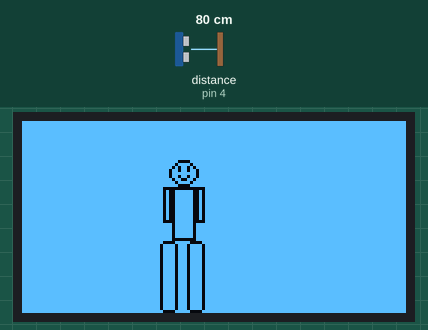
Simulated run of this sketch. Board: Arduino Uno, built with avr-gcc and run on an emulated ATmega328P. Parts: 128×64 one-colour display. Wiring (inferred from the names in the program): ultrasonic range finder: trigger pin 8; echo pin 4. Inputs (shaded band) come from the test bench; at power-on: distance to the obstacle (sensor on pin 4) 80 cm. The echo pulse lasts 58.3 µs per cm; what the sketch prints to the serial monitor is not drawn.

Above: at 1.2 s.
1.3 s: distance to the obstacle (sensor on pin 4) set to 18 cm
2.8 s: distance to the obstacle (sensor on pin 4) set to 13 cm
At 3.6 s:
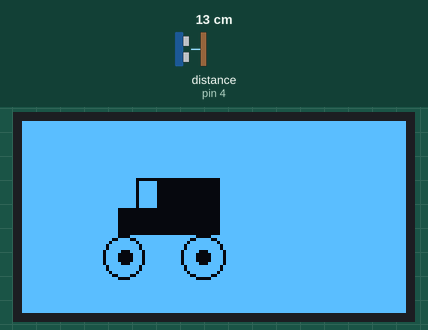
4.3 s: distance to the obstacle (sensor on pin 4) set to 35 cm
At 5.5 s:
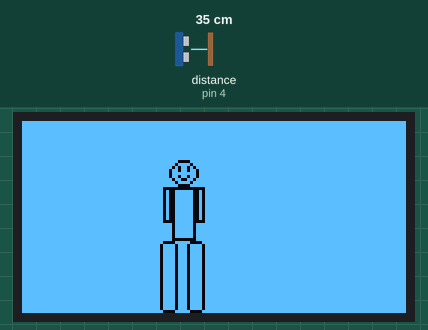
5.8 s: distance to the obstacle (sensor on pin 4) set to 2 cm
At 7.2 s:
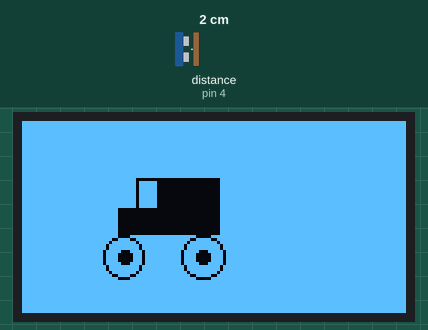
Timing chart, 0 to 8.3 s (numbered marks = the images above; inputs shaded):
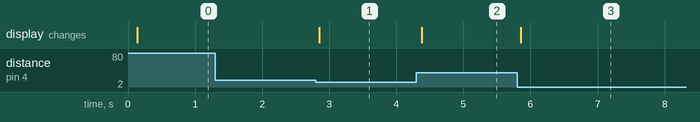

The sketch:

milo.ino
```cpp
#define trig 8
#define echo 4
#include <Wire.h>
#include <Adafruit_GFX.h>
#include <Adafruit_SSD1306.h>

#define ANCHO_PANTALLA 128
#define ALTO_PANTALLA 64

// El pin de reset no se utiliza (-1)
#define OLED_RESET -1
Adafruit_SSD1306 display(ANCHO_PANTALLA, ALTO_PANTALLA, &Wire, OLED_RESET);

// 'New Piskel', 128x64px
const unsigned char autito [] PROGMEM = {
  0xff, 0xff, 0xff, 0xff, 0xff, 0xff, 0xff, 0xff, 0xff, 0xff, 0xff, 0xff, 0xff, 0xff, 0xff, 0xff,
  0xff, 0xff, 0xff, 0xff, 0xff, 0xff, 0xff, 0xff, 0xff, 0xff, 0xff, 0xff, 0xff, 0xff, 0xff, 0xff,
  0xff, 0xff, 0xff, 0xff, 0xff, 0xff, 0xff, 0xff, 0xff, 0xff, 0xff, 0xff, 0xff, 0xff, 0xff, 0xff,
  0xff, 0xff, 0xff, 0xff, 0xff, 0xff, 0xff, 0xff, 0xff, 0xff, 0xff, 0xff, 0xff, 0xff, 0xff, 0xff,
  0xff, 0xff, 0xff, 0xff, 0xff, 0xff, 0xff, 0xff, 0xff, 0xff, 0xff, 0xff, 0xff, 0xff, 0xff, 0xff,
  0xff, 0xff, 0xff, 0xff, 0xff, 0xff, 0xff, 0xff, 0xff, 0xff, 0xff, 0xff, 0xff, 0xff, 0xff, 0xff,
  0xff, 0xff, 0xff, 0xff, 0xff, 0xff, 0xff, 0xff, 0xff, 0xff, 0xff, 0xff, 0xff, 0xff, 0xff, 0xff,
  0xff, 0xff, 0xff, 0xff, 0xff, 0xff, 0xff, 0xff, 0xff, 0xff, 0xff, 0xff, 0xff, 0xff, 0xff, 0xff,
  0xff, 0xff, 0xff, 0xff, 0xff, 0xff, 0xff, 0xff, 0xff, 0xff, 0xff, 0xff, 0xff, 0xff, 0xff, 0xff,
  0xff, 0xff, 0xff, 0xff, 0xff, 0xff, 0xff, 0xff, 0xff, 0xff, 0xff, 0xff, 0xff, 0xff, 0xff, 0xff,
  0xff, 0xff, 0xff, 0xff, 0xff, 0xff, 0xff, 0xff, 0xff, 0xff, 0xff, 0xff, 0xff, 0xff, 0xff, 0xff,
  0xff, 0xff, 0xff, 0xff, 0xff, 0xff, 0xff, 0xff, 0xff, 0xff, 0xff, 0xff, 0xff, 0xff, 0xff, 0xff,
  0xff, 0xff, 0xff, 0xff, 0xff, 0xff, 0xff, 0xff, 0xff, 0xff, 0xff, 0xff, 0xff, 0xff, 0xff, 0xff,
  0xff, 0xff, 0xff, 0xff, 0xff, 0xff, 0xff, 0xff, 0xff, 0xff, 0xff, 0xff, 0xff, 0xff, 0xff, 0xff,
  0xff, 0xff, 0xff, 0xff, 0xff, 0xff, 0xff, 0xff, 0xff, 0xff, 0xff, 0xff, 0xff, 0xff, 0xff, 0xff,
  0xff, 0xff, 0xff, 0xff, 0xff, 0xff, 0xff, 0xff, 0xff, 0xff, 0xff, 0xff, 0xff, 0xff, 0xff, 0xff,
  0xff, 0xff, 0xff, 0xff, 0xff, 0xff, 0xff, 0xff, 0xff, 0xff, 0xff, 0xff, 0xff, 0xff, 0xff, 0xff,
  0xff, 0xff, 0xff, 0xff, 0xff, 0xff, 0xff, 0xff, 0xff, 0xff, 0xff, 0xff, 0xff, 0xff, 0xff, 0xff,
  0xff, 0xff, 0xff, 0xff, 0xff, 0xff, 0xff, 0xff, 0xff, 0xff, 0xff, 0xff, 0xff, 0xff, 0xff, 0xff,
  0xff, 0xff, 0xff, 0xff, 0xfc, 0x00, 0x00, 0x00, 0x3f, 0xff, 0xff, 0xff, 0xff, 0xff, 0xff, 0xff,
  0xff, 0xff, 0xff, 0xff, 0xfd, 0xf8, 0x00, 0x00, 0x3f, 0xff, 0xff, 0xff, 0xff, 0xff, 0xff, 0xff,
  0xff, 0xff, 0xff, 0xff, 0xfd, 0xf8, 0x00, 0x00, 0x3f, 0xff, 0xff, 0xff, 0xff, 0xff, 0xff, 0xff,
  0xff, 0xff, 0xff, 0xff, 0xfd, 0xf8, 0x00, 0x00, 0x3f, 0xff, 0xff, 0xff, 0xff, 0xff, 0xff, 0xff,
  0xff, 0xff, 0xff, 0xff, 0xfd, 0xf8, 0x00, 0x00, 0x3f, 0xff, 0xff, 0xff, 0xff, 0xff, 0xff, 0xff,
  0xff, 0xff, 0xff, 0xff, 0xfd, 0xf8, 0x00, 0x00, 0x3f, 0xff, 0xff, 0xff, 0xff, 0xff, 0xff, 0xff,
  0xff, 0xff, 0xff, 0xff, 0xfd, 0xf8, 0x00, 0x00, 0x3f, 0xff, 0xff, 0xff, 0xff, 0xff, 0xff, 0xff,
  0xff, 0xff, 0xff, 0xff, 0xfd, 0xf8, 0x00, 0x00, 0x3f, 0xff, 0xff, 0xff, 0xff, 0xff, 0xff, 0xff,
  0xff, 0xff, 0xff, 0xff, 0xfd, 0xf8, 0x00, 0x00, 0x3f, 0xff, 0xff, 0xff, 0xff, 0xff, 0xff, 0xff,
  0xff, 0xff, 0xff, 0xff, 0xfd, 0xf8, 0x00, 0x00, 0x3f, 0xff, 0xff, 0xff, 0xff, 0xff, 0xff, 0xff,
  0xff, 0xff, 0xff, 0xff, 0x00, 0x00, 0x00, 0x00, 0x3f, 0xff, 0xff, 0xff, 0xff, 0xff, 0xff, 0xff,
  0xff, 0xff, 0xff, 0xff, 0x00, 0x00, 0x00, 0x00, 0x3f, 0xff, 0xff, 0xff, 0xff, 0xff, 0xff, 0xff,
  0xff, 0xff, 0xff, 0xff, 0x00, 0x00, 0x00, 0x00, 0x3f, 0xff, 0xff, 0xff, 0xff, 0xff, 0xff, 0xff,
  0xff, 0xff, 0xff, 0xff, 0x00, 0x00, 0x00, 0x00, 0x3f, 0xff, 0xff, 0xff, 0xff, 0xff, 0xff, 0xff,
  0xff, 0xff, 0xff, 0xff, 0x00, 0x00, 0x00, 0x00, 0x3f, 0xff, 0xff, 0xff, 0xff, 0xff, 0xff, 0xff,
  0xff, 0xff, 0xff, 0xff, 0x00, 0x00, 0x00, 0x00, 0x3f, 0xff, 0xff, 0xff, 0xff, 0xff, 0xff, 0xff,
  0xff, 0xff, 0xff, 0xff, 0x00, 0x00, 0x00, 0x00, 0x3f, 0xff, 0xff, 0xff, 0xff, 0xff, 0xff, 0xff,
  0xff, 0xff, 0xff, 0xff, 0x00, 0x00, 0x00, 0x00, 0x3f, 0xff, 0xff, 0xff, 0xff, 0xff, 0xff, 0xff,
  0xff, 0xff, 0xff, 0xff, 0x00, 0x00, 0x00, 0x00, 0x3f, 0xff, 0xff, 0xff, 0xff, 0xff, 0xff, 0xff,
  0xff, 0xff, 0xff, 0xff, 0x0f, 0xff, 0xff, 0xc1, 0xff, 0xff, 0xff, 0xff, 0xff, 0xff, 0xff, 0xff,
  0xff, 0xff, 0xff, 0xfc, 0xf3, 0xff, 0xff, 0x3e, 0x7f, 0xff, 0xff, 0xff, 0xff, 0xff, 0xff, 0xff,
  0xff, 0xff, 0xff, 0xfb, 0xfd, 0xff, 0xfe, 0xff, 0xbf, 0xff, 0xff, 0xff, 0xff, 0xff, 0xff, 0xff,
  0xff, 0xff, 0xff, 0xf7, 0xfe, 0xff, 0xfd, 0xff, 0xdf, 0xff, 0xff, 0xff, 0xff, 0xff, 0xff, 0xff,
  0xff, 0xff, 0xff, 0xf7, 0xfe, 0xff, 0xfd, 0xff, 0xdf, 0xff, 0xff, 0xff, 0xff, 0xff, 0xff, 0xff,
  0xff, 0xff, 0xff, 0xef, 0x8f, 0x7f, 0xfb, 0xe3, 0xef, 0xff, 0xff, 0xff, 0xff, 0xff, 0xff, 0xff,
  0xff, 0xff, 0xff, 0xef, 0x07, 0x7f, 0xfb, 0xc1, 0xef, 0xff, 0xff, 0xff, 0xff, 0xff, 0xff, 0xff,
  0xff, 0xff, 0xff, 0xef, 0x07, 0x7f, 0xfb, 0xc1, 0xef, 0xff, 0xff, 0xff, 0xff, 0xff, 0xff, 0xff,
  0xff, 0xff, 0xff, 0xef, 0x07, 0x7f, 0xfb, 0xc1, 0xef, 0xff, 0xff, 0xff, 0xff, 0xff, 0xff, 0xff,
  0xff, 0xff, 0xff, 0xef, 0x8f, 0x7f, 0xfb, 0xe3, 0xef, 0xff, 0xff, 0xff, 0xff, 0xff, 0xff, 0xff,
  0xff, 0xff, 0xff, 0xf7, 0xfe, 0xff, 0xfd, 0xff, 0xdf, 0xff, 0xff, 0xff, 0xff, 0xff, 0xff, 0xff,
  0xff, 0xff, 0xff, 0xf7, 0xfe, 0xff, 0xfd, 0xff, 0xdf, 0xff, 0xff, 0xff, 0xff, 0xff, 0xff, 0xff,
  0xff, 0xff, 0xff, 0xfb, 0xfd, 0xff, 0xfe, 0xff, 0xbf, 0xff, 0xff, 0xff, 0xff, 0xff, 0xff, 0xff,
  0xff, 0xff, 0xff, 0xfc, 0xf3, 0xff, 0xff, 0x3e, 0x7f, 0xff, 0xff, 0xff, 0xff, 0xff, 0xff, 0xff,
  0xff, 0xff, 0xff, 0xff, 0x0f, 0xff, 0xff, 0xc1, 0xff, 0xff, 0xff, 0xff, 0xff, 0xff, 0xff, 0xff,
  0xff, 0xff, 0xff, 0xff, 0xff, 0xff, 0xff, 0xff, 0xff, 0xff, 0xff, 0xff, 0xff, 0xff, 0xff, 0xff,
  0xff, 0xff, 0xff, 0xff, 0xff, 0xff, 0xff, 0xff, 0xff, 0xff, 0xff, 0xff, 0xff, 0xff, 0xff, 0xff,
  0xff, 0xff, 0xff, 0xff, 0xff, 0xff, 0xff, 0xff, 0xff, 0xff, 0xff, 0xff, 0xff, 0xff, 0xff, 0xff,
  0xff, 0xff, 0xff, 0xff, 0xff, 0xff, 0xff, 0xff, 0xff, 0xff, 0xff, 0xff, 0xff, 0xff, 0xff, 0xff,
  0xff, 0xff, 0xff, 0xff, 0xff, 0xff, 0xff, 0xff, 0xff, 0xff, 0xff, 0xff, 0xff, 0xff, 0xff, 0xff,
  0xff, 0xff, 0xff, 0xff, 0xff, 0xff, 0xff, 0xff, 0xff, 0xff, 0xff, 0xff, 0xff, 0xff, 0xff, 0xff,
  0xff, 0xff, 0xff, 0xff, 0xff, 0xff, 0xff, 0xff, 0xff, 0xff, 0xff, 0xff, 0xff, 0xff, 0xff, 0xff,
  0xff, 0xff, 0xff, 0xff, 0xff, 0xff, 0xff, 0xff, 0xff, 0xff, 0xff, 0xff, 0xff, 0xff, 0xff, 0xff,
  0xff, 0xff, 0xff, 0xff, 0xff, 0xff, 0xff, 0xff, 0xff, 0xff, 0xff, 0xff, 0xff, 0xff, 0xff, 0xff,
  0xff, 0xff, 0xff, 0xff, 0xff, 0xff, 0xff, 0xff, 0xff, 0xff, 0xff, 0xff, 0xff, 0xff, 0xff, 0xff,
  0xff, 0xff, 0xff, 0xff, 0xff, 0xff, 0xff, 0xff, 0xff, 0xff, 0xff, 0xff, 0xff, 0xff, 0xff, 0xff
};

// 'New Piskel (1)', 128x64px
const unsigned char keke [] PROGMEM = {
  0xff, 0xff, 0xff, 0xff, 0xff, 0xff, 0xff, 0xff, 0xff, 0xff, 0xff, 0xff, 0xff, 0xff, 0xff, 0xff,
  0xff, 0xff, 0xff, 0xff, 0xff, 0xff, 0xff, 0xff, 0xff, 0xff, 0xff, 0xff, 0xff, 0xff, 0xff, 0xff,
  0xff, 0xff, 0xff, 0xff, 0xff, 0xff, 0xff, 0xff, 0xff, 0xff, 0xff, 0xff, 0xff, 0xff, 0xff, 0xff,
  0xff, 0xff, 0xff, 0xff, 0xff, 0xff, 0xff, 0xff, 0xff, 0xff, 0xff, 0xff, 0xff, 0xff, 0xff, 0xff,
  0xff, 0xff, 0xff, 0xff, 0xff, 0xff, 0xff, 0xff, 0xff, 0xff, 0xff, 0xff, 0xff, 0xff, 0xff, 0xff,
  0xff, 0xff, 0xff, 0xff, 0xff, 0xff, 0xff, 0xff, 0xff, 0xff, 0xff, 0xff, 0xff, 0xff, 0xff, 0xff,
  0xff, 0xff, 0xff, 0xff, 0xff, 0xff, 0xff, 0xff, 0xff, 0xff, 0xff, 0xff, 0xff, 0xff, 0xff, 0xff,
  0xff, 0xff, 0xff, 0xff, 0xff, 0xff, 0xff, 0xff, 0xff, 0xff, 0xff, 0xff, 0xff, 0xff, 0xff, 0xff,
  0xff, 0xff, 0xff, 0xff, 0xff, 0xff, 0xff, 0xff, 0xff, 0xff, 0xff, 0xff, 0xff, 0xff, 0xff, 0xff,
  0xff, 0xff, 0xff, 0xff, 0xff, 0xff, 0xff, 0xff, 0xff, 0xff, 0xff, 0xff, 0xff, 0xff, 0xff, 0xff,
  0xff, 0xff, 0xff, 0xff, 0xff, 0xff, 0xff, 0xff, 0xff, 0xff, 0xff, 0xff, 0xff, 0xff, 0xff, 0xff,
  0xff, 0xff, 0xff, 0xff, 0xff, 0xff, 0xff, 0xff, 0xff, 0xff, 0xff, 0xff, 0xff, 0xff, 0xff, 0xff,
  0xff, 0xff, 0xff, 0xff, 0xff, 0xff, 0xff, 0xff, 0xff, 0xff, 0xff, 0xff, 0xff, 0xff, 0xff, 0xff,
  0xff, 0xff, 0xff, 0xff, 0xff, 0xff, 0xf0, 0xff, 0xff, 0xff, 0xff, 0xff, 0xff, 0xff, 0xff, 0xff,
  0xff, 0xff, 0xff, 0xff, 0xff, 0xff, 0xef, 0x7f, 0xff, 0xff, 0xff, 0xff, 0xff, 0xff, 0xff, 0xff,
  0xff, 0xff, 0xff, 0xff, 0xff, 0xff, 0xd6, 0xbf, 0xff, 0xff, 0xff, 0xff, 0xff, 0xff, 0xff, 0xff,
  0xff, 0xff, 0xff, 0xff, 0xff, 0xff, 0xb6, 0xdf, 0xff, 0xff, 0xff, 0xff, 0xff, 0xff, 0xff, 0xff,
  0xff, 0xff, 0xff, 0xff, 0xff, 0xff, 0xbf, 0xdf, 0xff, 0xff, 0xff, 0xff, 0xff, 0xff, 0xff, 0xff,
  0xff, 0xff, 0xff, 0xff, 0xff, 0xff, 0xb6, 0xdf, 0xff, 0xff, 0xff, 0xff, 0xff, 0xff, 0xff, 0xff,
  0xff, 0xff, 0xff, 0xff, 0xff, 0xff, 0xd9, 0xbf, 0xff, 0xff, 0xff, 0xff, 0xff, 0xff, 0xff, 0xff,
  0xff, 0xff, 0xff, 0xff, 0xff, 0xff, 0xef, 0x7f, 0xff, 0xff, 0xff, 0xff, 0xff, 0xff, 0xff, 0xff,
  0xff, 0xff, 0xff, 0xff, 0xff, 0xff, 0xf0, 0xff, 0xff, 0xff, 0xff, 0xff, 0xff, 0xff, 0xff, 0xff,
  0xff, 0xff, 0xff, 0xff, 0xff, 0xfe, 0x00, 0x07, 0xff, 0xff, 0xff, 0xff, 0xff, 0xff, 0xff, 0xff,
  0xff, 0xff, 0xff, 0xff, 0xff, 0xfe, 0x9f, 0x97, 0xff, 0xff, 0xff, 0xff, 0xff, 0xff, 0xff, 0xff,
  0xff, 0xff, 0xff, 0xff, 0xff, 0xfe, 0x9f, 0x97, 0xff, 0xff, 0xff, 0xff, 0xff, 0xff, 0xff, 0xff,
  0xff, 0xff, 0xff, 0xff, 0xff, 0xfe, 0x9f, 0x97, 0xff, 0xff, 0xff, 0xff, 0xff, 0xff, 0xff, 0xff,
  0xff, 0xff, 0xff, 0xff, 0xff, 0xfe, 0x9f, 0x97, 0xff, 0xff, 0xff, 0xff, 0xff, 0xff, 0xff, 0xff,
  0xff, 0xff, 0xff, 0xff, 0xff, 0xfe, 0x9f, 0x97, 0xff, 0xff, 0xff, 0xff, 0xff, 0xff, 0xff, 0xff,
  0xff, 0xff, 0xff, 0xff, 0xff, 0xfe, 0x9f, 0x97, 0xff, 0xff, 0xff, 0xff, 0xff, 0xff, 0xff, 0xff,
  0xff, 0xff, 0xff, 0xff, 0xff, 0xfe, 0x9f, 0x97, 0xff, 0xff, 0xff, 0xff, 0xff, 0xff, 0xff, 0xff,
  0xff, 0xff, 0xff, 0xff, 0xff, 0xfe, 0x9f, 0x97, 0xff, 0xff, 0xff, 0xff, 0xff, 0xff, 0xff, 0xff,
  0xff, 0xff, 0xff, 0xff, 0xff, 0xfe, 0x9f, 0x97, 0xff, 0xff, 0xff, 0xff, 0xff, 0xff, 0xff, 0xff,
  0xff, 0xff, 0xff, 0xff, 0xff, 0xfe, 0x9f, 0x97, 0xff, 0xff, 0xff, 0xff, 0xff, 0xff, 0xff, 0xff,
  0xff, 0xff, 0xff, 0xff, 0xff, 0xfe, 0x1f, 0x87, 0xff, 0xff, 0xff, 0xff, 0xff, 0xff, 0xff, 0xff,
  0xff, 0xff, 0xff, 0xff, 0xff, 0xff, 0xdf, 0xbf, 0xff, 0xff, 0xff, 0xff, 0xff, 0xff, 0xff, 0xff,
  0xff, 0xff, 0xff, 0xff, 0xff, 0xff, 0xdf, 0xbf, 0xff, 0xff, 0xff, 0xff, 0xff, 0xff, 0xff, 0xff,
  0xff, 0xff, 0xff, 0xff, 0xff, 0xff, 0xdf, 0xbf, 0xff, 0xff, 0xff, 0xff, 0xff, 0xff, 0xff, 0xff,
  0xff, 0xff, 0xff, 0xff, 0xff, 0xff, 0xdf, 0xbf, 0xff, 0xff, 0xff, 0xff, 0xff, 0xff, 0xff, 0xff,
  0xff, 0xff, 0xff, 0xff, 0xff, 0xff, 0xdf, 0xbf, 0xff, 0xff, 0xff, 0xff, 0xff, 0xff, 0xff, 0xff,
  0xff, 0xff, 0xff, 0xff, 0xff, 0xff, 0xc0, 0x3f, 0xff, 0xff, 0xff, 0xff, 0xff, 0xff, 0xff, 0xff,
  0xff, 0xff, 0xff, 0xff, 0xff, 0xfe, 0x1f, 0x0f, 0xff, 0xff, 0xff, 0xff, 0xff, 0xff, 0xff, 0xff,
  0xff, 0xff, 0xff, 0xff, 0xff, 0xfd, 0xee, 0xf7, 0xff, 0xff, 0xff, 0xff, 0xff, 0xff, 0xff, 0xff,
  0xff, 0xff, 0xff, 0xff, 0xff, 0xfd, 0xee, 0xf7, 0xff, 0xff, 0xff, 0xff, 0xff, 0xff, 0xff, 0xff,
  0xff, 0xff, 0xff, 0xff, 0xff, 0xfd, 0xee, 0xf7, 0xff, 0xff, 0xff, 0xff, 0xff, 0xff, 0xff, 0xff,
  0xff, 0xff, 0xff, 0xff, 0xff, 0xfd, 0xee, 0xf7, 0xff, 0xff, 0xff, 0xff, 0xff, 0xff, 0xff, 0xff,
  0xff, 0xff, 0xff, 0xff, 0xff, 0xfd, 0xee, 0xf7, 0xff, 0xff, 0xff, 0xff, 0xff, 0xff, 0xff, 0xff,
  0xff, 0xff, 0xff, 0xff, 0xff, 0xfd, 0xee, 0xf7, 0xff, 0xff, 0xff, 0xff, 0xff, 0xff, 0xff, 0xff,
  0xff, 0xff, 0xff, 0xff, 0xff, 0xfd, 0xee, 0xf7, 0xff, 0xff, 0xff, 0xff, 0xff, 0xff, 0xff, 0xff,
  0xff, 0xff, 0xff, 0xff, 0xff, 0xfd, 0xee, 0xf7, 0xff, 0xff, 0xff, 0xff, 0xff, 0xff, 0xff, 0xff,
  0xff, 0xff, 0xff, 0xff, 0xff, 0xfd, 0xee, 0xf7, 0xff, 0xff, 0xff, 0xff, 0xff, 0xff, 0xff, 0xff,
  0xff, 0xff, 0xff, 0xff, 0xff, 0xfd, 0xee, 0xf7, 0xff, 0xff, 0xff, 0xff, 0xff, 0xff, 0xff, 0xff,
  0xff, 0xff, 0xff, 0xff, 0xff, 0xfd, 0xee, 0xf7, 0xff, 0xff, 0xff, 0xff, 0xff, 0xff, 0xff, 0xff,
  0xff, 0xff, 0xff, 0xff, 0xff, 0xfd, 0xee, 0xf7, 0xff, 0xff, 0xff, 0xff, 0xff, 0xff, 0xff, 0xff,
  0xff, 0xff, 0xff, 0xff, 0xff, 0xfd, 0xee, 0xf7, 0xff, 0xff, 0xff, 0xff, 0xff, 0xff, 0xff, 0xff,
  0xff, 0xff, 0xff, 0xff, 0xff, 0xfd, 0xee, 0xf7, 0xff, 0xff, 0xff, 0xff, 0xff, 0xff, 0xff, 0xff,
  0xff, 0xff, 0xff, 0xff, 0xff, 0xfd, 0xee, 0xf7, 0xff, 0xff, 0xff, 0xff, 0xff, 0xff, 0xff, 0xff,
  0xff, 0xff, 0xff, 0xff, 0xff, 0xfd, 0xee, 0xf7, 0xff, 0xff, 0xff, 0xff, 0xff, 0xff, 0xff, 0xff,
  0xff, 0xff, 0xff, 0xff, 0xff, 0xfd, 0xee, 0xf7, 0xff, 0xff, 0xff, 0xff, 0xff, 0xff, 0xff, 0xff,
  0xff, 0xff, 0xff, 0xff, 0xff, 0xfd, 0xee, 0xf7, 0xff, 0xff, 0xff, 0xff, 0xff, 0xff, 0xff, 0xff,
  0xff, 0xff, 0xff, 0xff, 0xff, 0xfd, 0xee, 0xf7, 0xff, 0xff, 0xff, 0xff, 0xff, 0xff, 0xff, 0xff,
  0xff, 0xff, 0xff, 0xff, 0xff, 0xfd, 0xee, 0xf7, 0xff, 0xff, 0xff, 0xff, 0xff, 0xff, 0xff, 0xff,
  0xff, 0xff, 0xff, 0xff, 0xff, 0xfd, 0xee, 0xf7, 0xff, 0xff, 0xff, 0xff, 0xff, 0xff, 0xff, 0xff,
  0xff, 0xff, 0xff, 0xff, 0xff, 0xfd, 0xee, 0xf7, 0xff, 0xff, 0xff, 0xff, 0xff, 0xff, 0xff, 0xff,
  0xff, 0xff, 0xff, 0xff, 0xff, 0xfe, 0x1f, 0x0f, 0xff, 0xff, 0xff, 0xff, 0xff, 0xff, 0xff, 0xff
};


void setup() {
  Serial.begin(9600);    // Inicializa el puerto serie
  pinMode(trig, OUTPUT); // Configura el pin Trig como salida
  pinMode(echo, INPUT);  // Configura el pin Echo como entrada

  // Iniciar la pantalla OLED en la dirección I2C 0x3C
  if (!display.begin(SSD1306_SWITCHCAPVCC, 0x3C)) {
    Serial.println(F("Fallo al encontrar la pantalla OLED"));
    while (true);
  }

  // Limpiar búfer
  display.clearDisplay();

  // Configurar texto por si decides usarlo luego
  display.setTextSize(1);
  display.setTextColor(SSD1306_WHITE);
  display.setCursor(0, 10);

  // Mostrar la imagen del robot centrada y ocupando el lienzo
  display.drawBitmap(0, 0, autito , 128, 64, SSD1306_WHITE);
  display.display();
}

void loop() {
  digitalWrite(trig, HIGH);
  delayMicroseconds(10);
  digitalWrite(trig, LOW);

  int t = pulseIn(echo, HIGH);
  int d = t / 59;
  Serial.println(d);

  if (d == 0) {
    d = 100;
  }

  if (d < 15) {
    display.clearDisplay();
    display.drawBitmap(0, 0, autito , 128, 64, SSD1306_WHITE);
    display.display();
  } else {
    display.clearDisplay();
    display.drawBitmap(0, 0, keke , 128, 64, SSD1306_WHITE);
    display.display();
  }
}
```

Measured:
- the behaviour switches between 16 and 15 cm on distance to the obstacle (sensor on pin 4) (found by bisection; images 0 and 1)
- after the input at 1.3 s, every drawn part: stays the same
- after the input at 2.8 s, the display: changes after 0.05 s (image 1)
- after the input at 4.3 s, the display: changes after 0.08 s (image 2)
- after the input at 5.8 s, the display: changes after 0.06 s (image 3)
